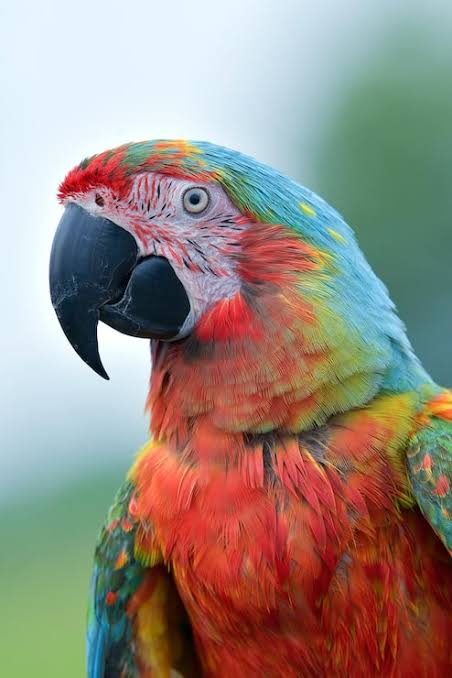
#> input picture image/image.jpg, 452 x 678 px
$ python day4.py
#> lines starting #> are read from the running program, lines starting #| are printed output that depends on the picture
# [26 lines of commented-out code are left out]
import cv2
print("==========TRANSPOT THE IMAGE========")
image=cv2.imread("image/image.jpg")
#> image is the input picture: shape (678, 452, 3); mean B, G, R 129, 138.2, 151.5
print("===========RESIZE the image=========")
resize=cv2.resize(image,(450,300))
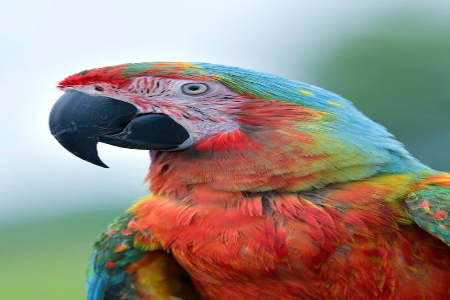
#> resize: shape (300, 450, 3); mean B, G, R 128.9, 138.1, 151.5
print("===========CROP THE IMAGE===========")
crop=resize[0:300,0:200]
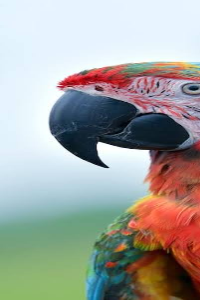
#> crop: shape (300, 200, 3); mean B, G, R 158.7, 163.4, 162.8
print("==========SHOW THE BOTH IMAGE========")
cv2.imshow("origanl image",image)
cv2.imshow("resize image",resize)
cv2.imshow("crop image",crop)
print("============SAVE THE IMAGE===========")
cv2.imwrite("orignal.jpg",image)
cv2.imwrite("resize.jpg",resize)
cv2.imwrite("crop.jpg",crop)
cv2.waitKey(0)
cv2.destroyAllWindows()
